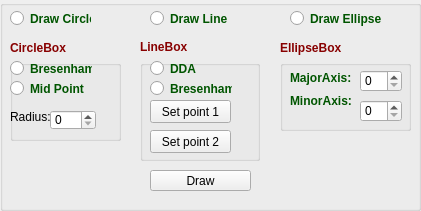
   <widget class="QGroupBox" name="drawBox">
    <property name="geometry">
     <rect>
      <x>890</x>
      <y>30</y>
      <width>421</width>
      <height>211</height>
     </rect>
    </property>
    <property name="title">
     <string/>
    </property>
    <property name="flat">
     <bool>true</bool>
    </property>
    <widget class="QGroupBox" name="circleBox">
     <property name="geometry">
      <rect>
       <x>10</x>
       <y>60</y>
       <width>111</width>
       <height>81</height>
      </rect>
     </property>
     <property name="title">
      <string/>
     </property>
     <property name="flat">
      <bool>true</bool>
     </property>
     <widget class="QRadioButton" name="midPointCircle">
      <property name="geometry">
       <rect>
        <x>0</x>
        <y>20</y>
        <width>82</width>
        <height>17</height>
       </rect>
      </property>
      <property name="palette">
       <palette>
        <active>
         <colorrole role="WindowText">
          <brush brushstyle="SolidPattern">
           <color alpha="255">
            <red>0</red>
            <green>85</green>
            <blue>0</blue>
           </color>
          </brush>
         </colorrole>
        </active>
        <inactive>
         <colorrole role="WindowText">
          <brush brushstyle="SolidPattern">
           <color alpha="255">
            <red>0</red>
            <green>85</green>
            <blue>0</blue>
           </color>
          </brush>
         </colorrole>
        </inactive>
        <disabled>
         <colorrole role="WindowText">
          <brush brushstyle="SolidPattern">
           <color alpha="255">
            <red>120</red>
            <green>120</green>
            <blue>120</blue>
           </color>
          </brush>
         </colorrole>
        </disabled>
       </palette>
      </property>
      <property name="font">
       <font>
        <weight>75</weight>
        <bold>true</bold>
       </font>
      </property>
      <property name="text">
       <string>Mid Point</string>
      </property>
     </widget>
     <widget class="QRadioButton" name="bresenhamcircle">
      <property name="geometry">
       <rect>
        <x>0</x>
        <y>0</y>
        <width>82</width>
        <height>17</height>
       </rect>
      </property>
      <property name="palette">
       <palette>
        <active>
         <colorrole role="WindowText">
          <brush brushstyle="SolidPattern">
           <color alpha="255">
            <red>0</red>
            <green>85</green>
            <blue>0</blue>
           </color>
          </brush>
         </colorrole>
        </active>
        <inactive>
         <colorrole role="WindowText">
          <brush brushstyle="SolidPattern">
           <color alpha="255">
            <red>0</red>
            <green>85</green>
            <blue>0</blue>
           </color>
          </brush>
         </colorrole>
        </inactive>
        <disabled>
         <colorrole role="WindowText">
          <brush brushstyle="SolidPattern">
           <color alpha="255">
            <red>120</red>
            <green>120</green>
            <blue>120</blue>
           </color>
          </brush>
         </colorrole>
        </disabled>
       </palette>
      </property>
      <property name="font">
       <font>
        <weight>75</weight>
        <bold>true</bold>
       </font>
      </property>
      <property name="text">
       <string>Bresenham</string>
      </property>
     </widget>
     <widget class="QSpinBox" name="circle_radius">
      <property name="geometry">
       <rect>
        <x>40</x>
        <y>50</y>
        <width>46</width>
        <height>20</height>
       </rect>
      </property>
     </widget>
     <widget class="QLabel" name="label_2">
      <property name="geometry">
       <rect>
        <x>0</x>
        <y>50</y>
        <width>47</width>
        <height>13</height>
       </rect>
      </property>
      <property name="text">
       <string>Radius:</string>
      </property>
     </widget>
    </widget>
    <widget class="QRadioButton" name="draw_circle">
     <property name="geometry">
      <rect>
       <x>10</x>
       <y>10</y>
       <width>81</width>
       <height>17</height>
      </rect>
     </property>
     <property name="palette">
      <palette>
       <active>
        <colorrole role="WindowText">
         <brush brushstyle="SolidPattern">
          <color alpha="255">
           <red>0</red>
           <green>85</green>
           <blue>0</blue>
          </color>
         </brush>
        </colorrole>
       </active>
       <inactive>
        <colorrole role="WindowText">
         <brush brushstyle="SolidPattern">
          <color alpha="255">
           <red>0</red>
           <green>85</green>
           <blue>0</blue>
          </color>
         </brush>
        </colorrole>
       </inactive>
       <disabled>
        <colorrole role="WindowText">
         <brush brushstyle="SolidPattern">
          <color alpha="255">
           <red>120</red>
           <green>120</green>
           <blue>120</blue>
          </color>
         </brush>
        </colorrole>
       </disabled>
      </palette>
     </property>
     <property name="font">
      <font>
       <weight>75</weight>
       <bold>true</bold>
      </font>
     </property>
     <property name="text">
      <string>Draw Circle</string>
     </property>
    </widget>
    <widget class="QRadioButton" name="draw_line">
     <property name="geometry">
      <rect>
       <x>150</x>
       <y>10</y>
       <width>77</width>
       <height>17</height>
      </rect>
     </property>
     <property name="palette">
      <palette>
       <active>
        <colorrole role="WindowText">
         <brush brushstyle="SolidPattern">
          <color alpha="255">
           <red>0</red>
           <green>85</green>
           <blue>0</blue>
          </color>
         </brush>
        </colorrole>
       </active>
       <inactive>
        <colorrole role="WindowText">
         <brush brushstyle="SolidPattern">
          <color alpha="255">
           <red>0</red>
           <green>85</green>
           <blue>0</blue>
          </color>
         </brush>
        </colorrole>
       </inactive>
       <disabled>
        <colorrole role="WindowText">
         <brush brushstyle="SolidPattern">
          <color alpha="255">
           <red>120</red>
           <green>120</green>
           <blue>120</blue>
          </color>
         </brush>
        </colorrole>
       </disabled>
      </palette>
     </property>
     <property name="font">
      <font>
       <weight>75</weight>
       <bold>true</bold>
      </font>
     </property>
     <property name="text">
      <string>Draw Line</string>
     </property>
    </widget>
    <widget class="QGroupBox" name="lineBox">
     <property name="geometry">
      <rect>
       <x>140</x>
       <y>60</y>
       <width>120</width>
       <height>101</height>
      </rect>
     </property>
     <property name="title">
      <string/>
     </property>
     <property name="flat">
      <bool>true</bool>
     </property>
     <widget class="QRadioButton" name="dda">
      <property name="geometry">
       <rect>
        <x>10</x>
        <y>0</y>
        <width>82</width>
        <height>17</height>
       </rect>
      </property>
      <property name="palette">
       <palette>
        <active>
         <colorrole role="WindowText">
          <brush brushstyle="SolidPattern">
           <color alpha="255">
            <red>0</red>
            <green>85</green>
            <blue>0</blue>
           </color>
          </brush>
         </colorrole>
        </active>
        <inactive>
         <colorrole role="WindowText">
          <brush brushstyle="SolidPattern">
           <color alpha="255">
            <red>0</red>
            <green>85</green>
            <blue>0</blue>
           </color>
          </brush>
         </colorrole>
        </inactive>
        <disabled>
         <colorrole role="WindowText">
          <brush brushstyle="SolidPattern">
           <color alpha="255">
            <red>120</red>
            <green>120</green>
            <blue>120</blue>
           </color>
          </brush>
         </colorrole>
        </disabled>
       </palette>
      </property>
      <property name="font">
       <font>
        <weight>75</weight>
        <bold>true</bold>
       </font>
      </property>
      <property name="text">
       <string>DDA</string>
      </property>
     </widget>
     <widget class="QRadioButton" name="bresenham">
      <property name="geometry">
       <rect>
        <x>10</x>
        <y>20</y>
        <width>82</width>
        <height>17</height>
       </rect>
      </property>
      <property name="palette">
       <palette>
        <active>
         <colorrole role="WindowText">
          <brush brushstyle="SolidPattern">
           <color alpha="255">
            <red>0</red>
            <green>85</green>
            <blue>0</blue>
           </color>
          </brush>
         </colorrole>
        </active>
        <inactive>
         <colorrole role="WindowText">
          <brush brushstyle="SolidPattern">
           <color alpha="255">
            <red>0</red>
            <green>85</green>
            <blue>0</blue>
           </color>
          </brush>
         </colorrole>
        </inactive>
        <disabled>
         <colorrole role="WindowText">
          <brush brushstyle="SolidPattern">
           <color alpha="255">
            <red>120</red>
            <green>120</green>
            <blue>120</blue>
           </color>
          </brush>
         </colorrole>
        </disabled>
       </palette>
      </property>
      <property name="font">
       <font>
        <weight>75</weight>
        <bold>true</bold>
       </font>
      </property>
      <property name="text">
       <string>Bresenham</string>
      </property>
     </widget>
     <widget class="QPushButton" name="set_point1">
      <property name="geometry">
       <rect>
        <x>10</x>
        <y>40</y>
        <width>81</width>
        <height>23</height>
       </rect>
      </property>
      <property name="palette">
       <palette>
        <active>
         <colorrole role="WindowText">
          <brush brushstyle="SolidPattern">
           <color alpha="255">
            <red>0</red>
            <green>0</green>
            <blue>95</blue>
           </color>
          </brush>
         </colorrole>
         <colorrole role="ButtonText">
          <brush brushstyle="SolidPattern">
           <color alpha="255">
            <red>0</red>
            <green>0</green>
            <blue>0</blue>
           </color>
          </brush>
         </colorrole>
        </active>
        <inactive>
         <colorrole role="WindowText">
          <brush brushstyle="SolidPattern">
           <color alpha="255">
            <red>0</red>
            <green>0</green>
            <blue>95</blue>
           </color>
          </brush>
         </colorrole>
         <colorrole role="ButtonText">
          <brush brushstyle="SolidPattern">
           <color alpha="255">
            <red>0</red>
            <green>0</green>
            <blue>0</blue>
           </color>
          </brush>
         </colorrole>
        </inactive>
        <disabled>
         <colorrole role="WindowText">
          <brush brushstyle="SolidPattern">
           <color alpha="255">
            <red>120</red>
            <green>120</green>
            <blue>120</blue>
           </color>
          </brush>
         </colorrole>
         <colorrole role="ButtonText">
          <brush brushstyle="SolidPattern">
           <color alpha="255">
            <red>120</red>
            <green>120</green>
            <blue>120</blue>
           </color>
          </brush>
         </colorrole>
        </disabled>
       </palette>
      </property>
      <property name="text">
       <string>Set point 1</string>
      </property>
     </widget>
     <widget class="QPushButton" name="set_point2">
      <property name="geometry">
       <rect>
        <x>10</x>
        <y>70</y>
        <width>81</width>
        <height>23</height>
       </rect>
      </property>
      <property name="palette">
       <palette>
        <active>
         <colorrole role="WindowText">
          <brush brushstyle="SolidPattern">
           <color alpha="255">
            <red>0</red>
            <green>0</green>
            <blue>95</blue>
           </color>
          </brush>
         </colorrole>
         <colorrole role="ButtonText">
          <brush brushstyle="SolidPattern">
           <color alpha="255">
            <red>0</red>
            <green>0</green>
            <blue>0</blue>
           </color>
          </brush>
         </colorrole>
        </active>
        <inactive>
         <colorrole role="WindowText">
          <brush brushstyle="SolidPattern">
           <color alpha="255">
            <red>0</red>
            <green>0</green>
            <blue>95</blue>
           </color>
          </brush>
         </colorrole>
         <colorrole role="ButtonText">
          <brush brushstyle="SolidPattern">
           <color alpha="255">
            <red>0</red>
            <green>0</green>
            <blue>0</blue>
           </color>
          </brush>
         </colorrole>
        </inactive>
        <disabled>
         <colorrole role="WindowText">
          <brush brushstyle="SolidPattern">
           <color alpha="255">
            <red>120</red>
            <green>120</green>
            <blue>120</blue>
           </color>
          </brush>
         </colorrole>
         <colorrole role="ButtonText">
          <brush brushstyle="SolidPattern">
           <color alpha="255">
            <red>120</red>
            <green>120</green>
            <blue>120</blue>
           </color>
          </brush>
         </colorrole>
        </disabled>
       </palette>
      </property>
      <property name="text">
       <string>Set point 2</string>
      </property>
     </widget>
    </widget>
    <widget class="QRadioButton" name="drawEllipse">
     <property name="geometry">
      <rect>
       <x>290</x>
       <y>10</y>
       <width>91</width>
       <height>17</height>
      </rect>
     </property>
     <property name="palette">
      <palette>
       <active>
        <colorrole role="WindowText">
         <brush brushstyle="SolidPattern">
          <color alpha="255">
           <red>0</red>
           <green>85</green>
           <blue>0</blue>
          </color>
         </brush>
        </colorrole>
       </active>
       <inactive>
        <colorrole role="WindowText">
         <brush brushstyle="SolidPattern">
          <color alpha="255">
           <red>0</red>
           <green>85</green>
           <blue>0</blue>
          </color>
         </brush>
        </colorrole>
       </inactive>
       <disabled>
        <colorrole role="WindowText">
         <brush brushstyle="SolidPattern">
          <color alpha="255">
           <red>120</red>
           <green>120</green>
           <blue>120</blue>
          </color>
         </brush>
        </colorrole>
       </disabled>
      </palette>
     </property>
     <property name="font">
      <font>
       <weight>75</weight>
       <bold>true</bold>
      </font>
     </property>
     <property name="text">
      <string>Draw Ellipse</string>
     </property>
    </widget>
    <widget class="QGroupBox" name="ellipseBox">
     <property name="geometry">
      <rect>
       <x>280</x>
       <y>60</y>
       <width>131</width>
       <height>71</height>
      </rect>
     </property>
     <property name="title">
      <string/>
     </property>
     <property name="flat">
      <bool>true</bool>
     </property>
     <widget class="QLabel" name="label_4">
      <property name="geometry">
       <rect>
        <x>10</x>
        <y>10</y>
        <width>71</width>
        <height>16</height>
       </rect>
      </property>
      <property name="palette">
       <palette>
        <active>
         <colorrole role="WindowText">
          <brush brushstyle="SolidPattern">
           <color alpha="255">
            <red>0</red>
            <green>85</green>
            <blue>0</blue>
           </color>
          </brush>
         </colorrole>
        </active>
        <inactive>
         <colorrole role="WindowText">
          <brush brushstyle="SolidPattern">
           <color alpha="255">
            <red>0</red>
            <green>85</green>
            <blue>0</blue>
           </color>
          </brush>
         </colorrole>
        </inactive>
        <disabled>
         <colorrole role="WindowText">
          <brush brushstyle="SolidPattern">
           <color alpha="255">
            <red>120</red>
            <green>120</green>
            <blue>120</blue>
           </color>
          </brush>
         </colorrole>
        </disabled>
       </palette>
      </property>
      <property name="font">
       <font>
        <weight>75</weight>
        <bold>true</bold>
       </font>
      </property>
      <property name="text">
       <string>MajorAxis:</string>
      </property>
     </widget>
     <widget class="QLabel" name="label_7">
      <property name="geometry">
       <rect>
        <x>10</x>
        <y>30</y>
        <width>61</width>
        <height>21</height>
       </rect>
      </property>
      <property name="palette">
       <palette>
        <active>
         <colorrole role="WindowText">
          <brush brushstyle="SolidPattern">
           <color alpha="255">
            <red>0</red>
            <green>85</green>
            <blue>0</blue>
           </color>
          </brush>
         </colorrole>
        </active>
        <inactive>
         <colorrole role="WindowText">
          <brush brushstyle="SolidPattern">
           <color alpha="255">
            <red>0</red>
            <green>85</green>
            <blue>0</blue>
           </color>
          </brush>
         </colorrole>
        </inactive>
        <disabled>
         <colorrole role="WindowText">
          <brush brushstyle="SolidPattern">
           <color alpha="255">
            <red>120</red>
            <green>120</green>
            <blue>120</blue>
           </color>
          </brush>
         </colorrole>
        </disabled>
       </palette>
      </property>
      <property name="font">
       <font>
        <weight>75</weight>
        <bold>true</bold>
       </font>
      </property>
      <property name="text">
       <string>MinorAxis:</string>
      </property>
     </widget>
     <widget class="QSpinBox" name="minor">
      <property name="geometry">
       <rect>
        <x>80</x>
        <y>40</y>
        <width>42</width>
        <height>22</height>
       </rect>
      </property>
     </widget>
     <widget class="QSpinBox" name="major">
      <property name="geometry">
       <rect>
        <x>80</x>
        <y>10</y>
        <width>42</width>
        <height>22</height>
       </rect>
      </property>
     </widget>
    </widget>
    <widget class="QPushButton" name="Draw">
     <property name="geometry">
      <rect>
       <x>150</x>
       <y>170</y>
       <width>101</width>
       <height>21</height>
      </rect>
     </property>
     <property name="palette">
      <palette>
       <active>
        <colorrole role="WindowText">
         <brush brushstyle="SolidPattern">
          <color alpha="255">
           <red>0</red>
           <green>0</green>
           <blue>95</blue>
          </color>
         </brush>
        </colorrole>
        <colorrole role="ButtonText">
         <brush brushstyle="SolidPattern">
          <color alpha="255">
           <red>0</red>
           <green>0</green>
           <blue>0</blue>
          </color>
         </brush>
        </colorrole>
       </active>
       <inactive>
        <colorrole role="WindowText">
         <brush brushstyle="SolidPattern">
          <color alpha="255">
           <red>0</red>
           <green>0</green>
           <blue>95</blue>
          </color>
         </brush>
        </colorrole>
        <colorrole role="ButtonText">
         <brush brushstyle="SolidPattern">
          <color alpha="255">
           <red>0</red>
           <green>0</green>
           <blue>0</blue>
          </color>
         </brush>
        </colorrole>
       </inactive>
       <disabled>
        <colorrole role="WindowText">
         <brush brushstyle="SolidPattern">
          <color alpha="255">
           <red>120</red>
           <green>120</green>
           <blue>120</blue>
          </color>
         </brush>
        </colorrole>
        <colorrole role="ButtonText">
         <brush brushstyle="SolidPattern">
          <color alpha="255">
           <red>120</red>
           <green>120</green>
           <blue>120</blue>
          </color>
         </brush>
        </colorrole>
       </disabled>
      </palette>
     </property>
     <property name="text">
      <string>Draw</string>
     </property>
    </widget>
    <widget class="QLabel" name="label_23">
     <property name="geometry">
      <rect>
       <x>10</x>
       <y>40</y>
       <width>61</width>
       <height>16</height>
      </rect>
     </property>
     <property name="palette">
      <palette>
       <active>
        <colorrole role="WindowText">
         <brush brushstyle="SolidPattern">
          <color alpha="255">
           <red>136</red>
           <green>0</green>
           <blue>0</blue>
          </color>
         </brush>
        </colorrole>
       </active>
       <inactive>
        <colorrole role="WindowText">
         <brush brushstyle="SolidPattern">
          <color alpha="255">
           <red>136</red>
           <green>0</green>
           <blue>0</blue>
          </color>
         </brush>
        </colorrole>
       </inactive>
       <disabled>
        <colorrole role="WindowText">
         <brush brushstyle="SolidPattern">
          <color alpha="255">
           <red>120</red>
           <green>120</green>
           <blue>120</blue>
          </color>
         </brush>
        </colorrole>
       </disabled>
      </palette>
     </property>
     <property name="font">
      <font>
       <weight>75</weight>
       <bold>true</bold>
      </font>
     </property>
     <property name="text">
      <string>CircleBox</string>
     </property>
    </widget>
    <widget class="QLabel" name="label_24">
     <property name="geometry">
      <rect>
       <x>140</x>
       <y>40</y>
       <width>47</width>
       <height>13</height>
      </rect>
     </property>
     <property name="palette">
      <palette>
       <active>
        <colorrole role="WindowText">
         <brush brushstyle="SolidPattern">
          <color alpha="255">
           <red>136</red>
           <green>0</green>
           <blue>0</blue>
          </color>
         </brush>
        </colorrole>
       </active>
       <inactive>
        <colorrole role="WindowText">
         <brush brushstyle="SolidPattern">
          <color alpha="255">
           <red>136</red>
           <green>0</green>
           <blue>0</blue>
          </color>
         </brush>
        </colorrole>
       </inactive>
       <disabled>
        <colorrole role="WindowText">
         <brush brushstyle="SolidPattern">
          <color alpha="255">
           <red>120</red>
           <green>120</green>
           <blue>120</blue>
          </color>
         </brush>
        </colorrole>
       </disabled>
      </palette>
     </property>
     <property name="font">
      <font>
       <weight>75</weight>
       <bold>true</bold>
      </font>
     </property>
     <property name="text">
      <string>LineBox</string>
     </property>
    </widget>
    <widget class="QLabel" name="label_25">
     <property name="geometry">
      <rect>
       <x>280</x>
       <y>40</y>
       <width>61</width>
       <height>16</height>
      </rect>
     </property>
     <property name="palette">
      <palette>
       <active>
        <colorrole role="WindowText">
         <brush brushstyle="SolidPattern">
          <color alpha="255">
           <red>136</red>
           <green>0</green>
           <blue>0</blue>
          </color>
         </brush>
        </colorrole>
       </active>
       <inactive>
        <colorrole role="WindowText">
         <brush brushstyle="SolidPattern">
          <color alpha="255">
           <red>136</red>
           <green>0</green>
           <blue>0</blue>
          </color>
         </brush>
        </colorrole>
       </inactive>
       <disabled>
        <colorrole role="WindowText">
         <brush brushstyle="SolidPattern">
          <color alpha="255">
           <red>120</red>
           <green>120</green>
           <blue>120</blue>
          </color>
         </brush>
        </colorrole>
       </disabled>
      </palette>
     </property>
     <property name="font">
      <font>
       <weight>75</weight>
       <bold>true</bold>
      </font>
     </property>
     <property name="text">
      <string>EllipseBox</string>
     </property>
    </widget>
   </widget>
